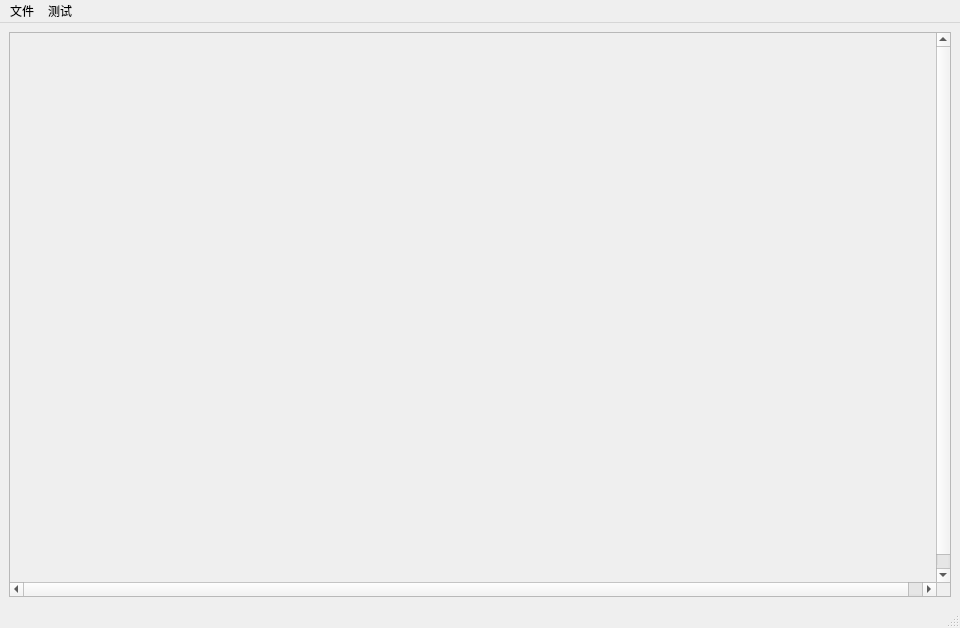
<?xml version="1.0" encoding="UTF-8"?>
<ui version="4.0">
 <class>MainWindow</class>
 <widget class="QMainWindow" name="MainWindow">
  <property name="geometry">
   <rect>
    <x>0</x>
    <y>0</y>
    <width>960</width>
    <height>628</height>
   </rect>
  </property>
  <property name="windowTitle">
   <string>MainWindow</string>
  </property>
  <widget class="QWidget" name="centralwidget">
   <layout class="QGridLayout" name="gridLayout">
    <item row="0" column="0">
     <widget class="QScrollArea" name="scrollArea">
      <property name="verticalScrollBarPolicy">
       <enum>Qt::ScrollBarAsNeeded</enum>
      </property>
      <property name="horizontalScrollBarPolicy">
       <enum>Qt::ScrollBarAsNeeded</enum>
      </property>
      <property name="sizeAdjustPolicy">
       <enum>QAbstractScrollArea::AdjustIgnored</enum>
      </property>
      <property name="widgetResizable">
       <bool>false</bool>
      </property>
      <widget class="QWidget" name="scrollAreaWidgetContents">
       <property name="geometry">
        <rect>
         <x>0</x>
         <y>0</y>
         <width>940</width>
         <height>564</height>
        </rect>
       </property>
       <widget class="QLabel" name="label">
        <property name="geometry">
         <rect>
          <x>9</x>
          <y>9</y>
          <width>16</width>
          <height>16</height>
         </rect>
        </property>
        <property name="text">
         <string/>
        </property>
       </widget>
      </widget>
     </widget>
    </item>
   </layout>
  </widget>
  <widget class="QMenuBar" name="menubar">
   <property name="geometry">
    <rect>
     <x>0</x>
     <y>0</y>
     <width>960</width>
     <height>22</height>
    </rect>
   </property>
   <widget class="QMenu" name="menu">
    <property name="title">
     <string>文件</string>
    </property>
    <addaction name="actionScreen_Cut"/>
    <addaction name="actionClear"/>
    <addaction name="actionShadow_Layer"/>
   </widget>
   <widget class="QMenu" name="menu_test">
    <property name="title">
     <string>测试</string>
    </property>
    <addaction name="actiontest1"/>
   </widget>
   <addaction name="menu"/>
   <addaction name="menu_test"/>
  </widget>
  <widget class="QStatusBar" name="statusbar"/>
  <action name="actionScreen_Cut">
   <property name="text">
    <string>Screen Cut</string>
   </property>
   <property name="shortcut">
    <string>Ctrl+Shift+E</string>
   </property>
  </action>
  <action name="actionClear">
   <property name="text">
    <string>Clear</string>
   </property>
   <property name="shortcut">
    <string>Ctrl+L</string>
   </property>
  </action>
  <action name="actionShadow_Layer">
   <property name="text">
    <string>Shadow Layer</string>
   </property>
   <property name="shortcut">
    <string>Ctrl+Shift+Q</string>
   </property>
  </action>
  <action name="actiontest1">
   <property name="text">
    <string>test1</string>
   </property>
  </action>
 </widget>
 <resources/>
 <connections/>
</ui>
